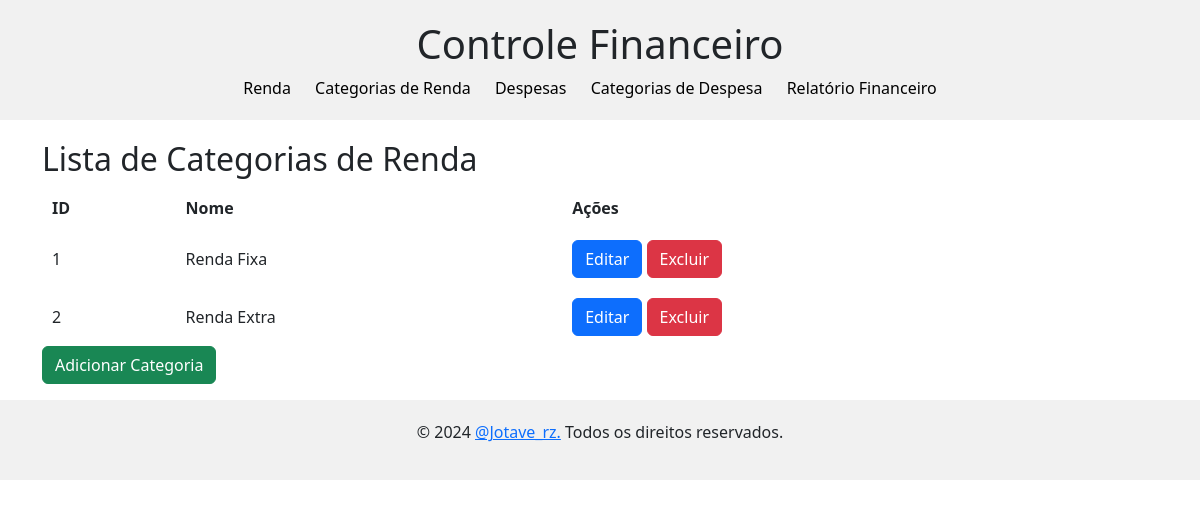
Screenshot of /categoria-renda/ with the database file from the repository.
### categoria_renda/models.py (models this page shows, shortened)
class CategoriaRenda(models.Model):
    nome = models.CharField(max_length=100, unique=True)

### categoria_renda/views.py (the view)
# urls.py: path('', CategoriaRendaListView.as_view(), name='categoria-renda-list'),
class CategoriaRendaListView(ListView):
    model = CategoriaRenda
    template_name = 'categoria_renda_list.html'

### categoria_renda/templates/categoria_renda_list.html (shortened to what this page needs)
{% extends 'base.html' %}
{% block body %}
<h2>Lista de Categorias de Renda</h2>
<table>
    <thead>
        <tr>
            <th>ID</th>
            <th>Nome</th>
            <th>Ações</th>
        </tr>
    </thead>
    <tbody>
        {% for categoria in object_list %}
        <tr>
            <td>{{ categoria.id }}</td>
            <td>{{ categoria.nome }}</td>
            <td>
                <button type="button" class="btn btn-primary">
                    <a href="{% url 'categoria-renda-update' categoria.id %}" style="text-decoration: none; color: white;">Editar</a>
                </button>
                <button type="button" class="btn btn-danger">
                    <a href="{% url 'categoria-renda-delete' categoria.id %}" style="text-decoration: none; color: white;">Excluir</a>
                </button>
            </td>
        </tr>
        {% empty %}
        <tr>
            <td colspan="3">Nenhuma categoria encontrada.</td>
        </tr>
        {% endfor %}
    </tbody>
</table>
<button type="button" class="btn btn-success">
    <a href="{% url 'categoria-renda-create' %}" style="text-decoration: none; color: white;">Adicionar Categoria</a>
</button>
{% endblock %}

### financeiro/templates/base.html (style rules this page uses)
body { font-family: Arial, sans-serif; }
table { width: 100%; border-collapse: collapse; }
th, td { padding: 10px; text-align: left; border-bottom: 1px solid #ddd; }

### rows the page displays
CategoriaRenda: id "1", nome "Renda Fixa"
CategoriaRenda: id "2", nome "Renda Extra"
